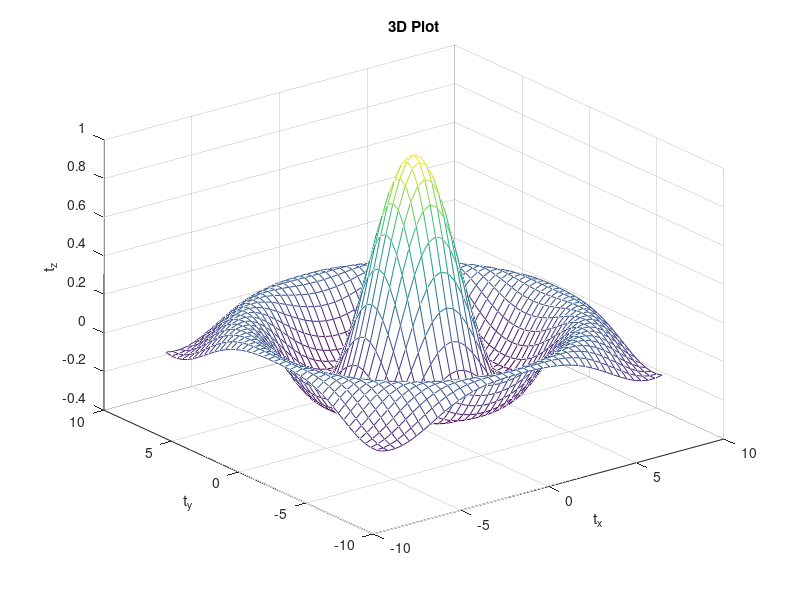

Here is the MATLAB script that generated this plot:
% Three-Dimensional Plots
% source: https://octave.org/doc/v4.2.2/Three_002dDimensional-Plots.html

tx = ty = linspace (-8, 8, 41)';
[xx, yy] = meshgrid (tx, ty);
r = sqrt (xx .^ 2 + yy .^ 2) + eps;
tz = sin (r) ./ r;
mesh (tx, ty, tz);
xlabel ("t_x");
ylabel ("t_y");
zlabel ("t_z");
title ("3D Plot");

print plot.pdf